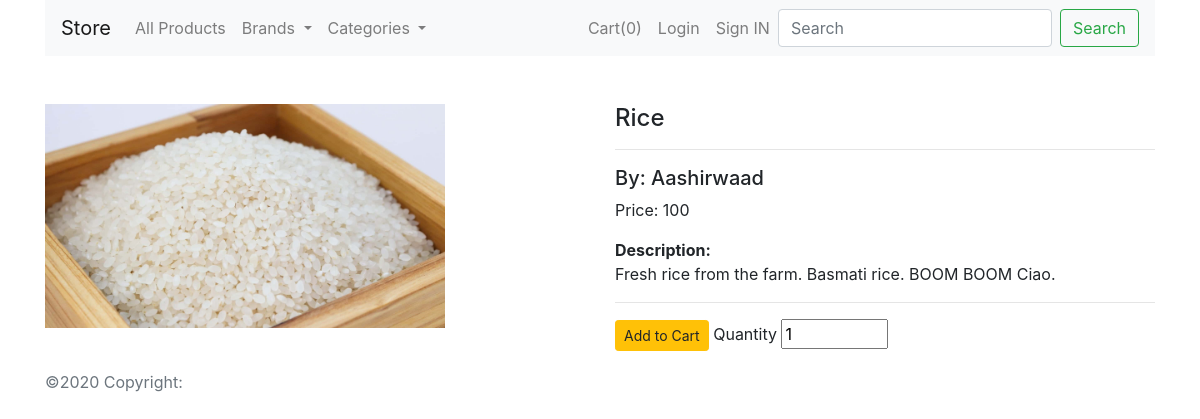
The app's page /product/3 with its own data.
### shop/products/models.py (models this page shows, shortened)
class Product(db.Model):
    id = db.Column(INTEGER(unsigned=True), primary_key=True)
    name = db.Column(db.String(80), nullable=False)
    price = db.Column(FLOAT(unsigned=True), nullable=False)
    stock = db.Column(INTEGER(unsigned=True), nullable=False)
    desc = db.Column(db.Text, nullable=False)
    pub_date = db.Column(db.DateTime, nullable=False, default=datetime.now())
    brand_id = db.Column(INTEGER(unsigned=True), db.ForeignKey('brand.id', ondelete="CASCADE"), nullable=False)
    brand = db.relationship('Brand', backref=db.backref('brand', lazy=True))
    category_id = db.Column(INTEGER(unsigned=True), db.ForeignKey('category.id', ondelete="CASCADE"), nullable=False)
    category = db.relationship('Category', backref=db.backref('category', lazy=True))
    image_1 = db.Column(db.String(256), nullable=False, default='image1.jpg')

class Brand(db.Model):
    id = db.Column(INTEGER(unsigned=True), primary_key=True)
    name = db.Column(db.String(64), nullable=False, unique=True)

### shop/products/routes.py (the view)
@app.route('/product/<int:product_id>')
def product_details(product_id):
    product = Product.query.get_or_404(product_id)
    brands = Brand.query.join(Product, (Brand.id == Product.brand_id)).all()
    Category.query.join(Product, (Category.id == Product.category_id)).all()
    return render_template('products/product_details.html', product=product, title=product.name, brands=brands,
                           categories=get_entities_with_products('category'))

### shop/products/routes.py (called while the page is built)
def get_entities_with_products(entity_type):
    if entity_type == 'brand':
        entities = Brand.query.join(Product, (Brand.id == Product.brand_id)).all()
    elif entity_type == 'category':
        entities = Category.query.join(Product, (Category.id == Product.category_id)).all()
    else:
        raise ValueError("Invalid entity_type. It should be 'brand' or 'category'.")
    return entities

### shop/templates/products/product_details.html (shortened to what this page needs)
{% extends 'layout.html' %}
{% block body_block %}
    {% include 'navbar.html' %}
    <div class="container mt-5">
        <div class="row">
            <div class="col-md-6" id='b_image'>
                <img src="{{ url_for('static', filename='images/'+product.image_1) }}" alt="{{ product.name }}"
                     width="400px">
            </div>
            <div class="col-md-6">
                <h4>{{ product.name }}</h4>
                <hr>
                <h5>By: {{ product.brand.name }}</h5>
                <p>Price: {{ product.price }}</p>
                <strong>Description:</strong>
                <p>{{ product.desc }}</p>
                <hr>
                <form action="{{ url_for('add_cart') }}" method="post">
                    <button type="submit" class="btn btn-sm btn-warning">Add to Cart</button>
                    <label for="">Quantity</label>
                    <input type="number" name="quantity" id='' value="1" min="1" max="{{ product.stock }}">
                </form>
            </div>
        </div>
    </div>
{% endblock body_block %}

### records on screen
Product: image_1 (picture), name "Rice", price "100", desc "Fresh rice from the farm. Basmati rice. BOOM BOOM Ciao."
Brand: brand.name "Aashirwaad"

### other values on screen
{{ session['shop_cart']|length }} "0"
